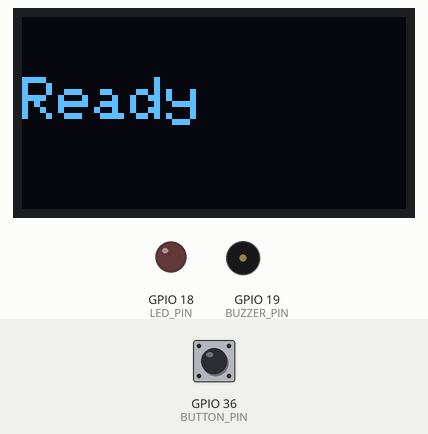
Recording of a program running on a simulated ESP32. Parts: 128×64 one-colour display, output pins drawn as LEDs (lit = HIGH), buzzer (waves = sounding). The test bench sets the inputs (shaded band); at power-on: GPIO 36 (BUTTON_PIN) LOW.

Above: at 1.2 s.
1.3 s: GPIO 36 (BUTTON_PIN) pulled HIGH for 3.2 s
At 5.3 s:
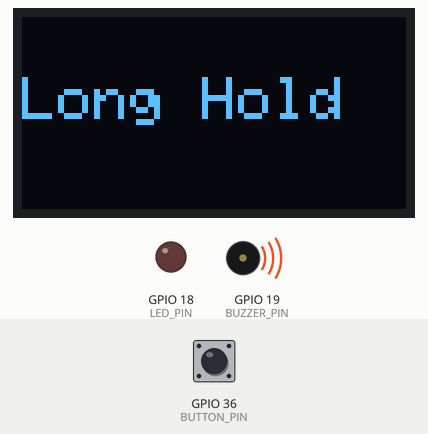
7.5 s: GPIO 36 (BUTTON_PIN) pulled HIGH for 0.15 s
At 8.2 s:
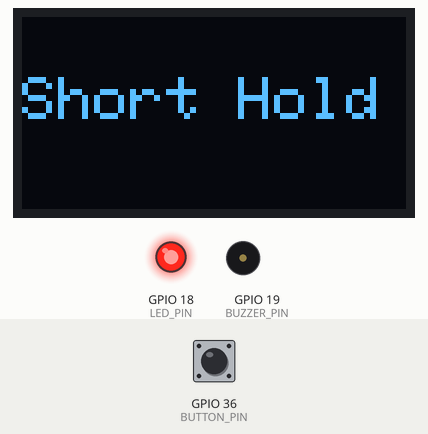
9.1 s: GPIO 36 (BUTTON_PIN) pulled HIGH for 3.2 s
At 13.6 s:
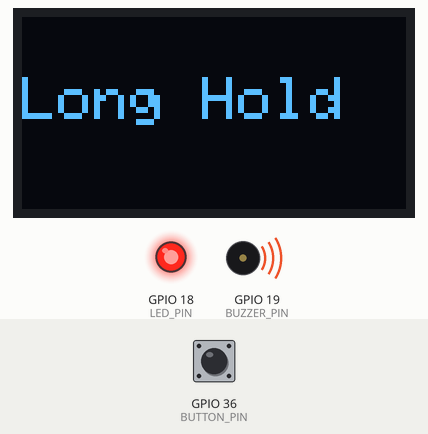
15.3 s: GPIO 36 (BUTTON_PIN) pulled HIGH for 1 s
At 16.6 s:
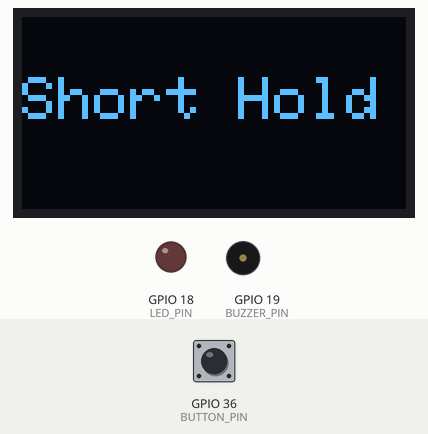
Timing chart, 0 to 18.3 s (numbered marks = the images above; inputs shaded):
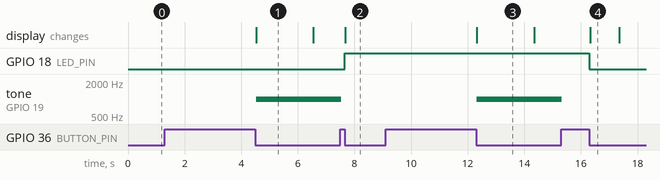

Measured:
- after the input at 1.3 s, tone on GPIO 19 (BUZZER_PIN): silent → 1000 Hz after 3.2 s; the display: changes after 3.2 s (image 1)
- after the input at 7.5 s, GPIO 18 (LED_PIN): LOW → HIGH after 0.15 s; the display: changes after 0.18 s (image 2)
- after the input at 9.1 s, tone on GPIO 19 (BUZZER_PIN): silent → 1000 Hz after 3.2 s; the display: changes after 3.2 s (image 3)
- after the input at 15.3 s, GPIO 18 (LED_PIN): HIGH → LOW after 1.0 s; the display: changes after 1.0 s (image 4)
- what the display in image 1 shows lasts 2.1 s, from 4.5 s to 6.6 s
- what the display in image 4 shows lasts 1.1 s, from 16.3 s to 17.4 s

The program:

main.cpp
```cpp
//Meerab Zahra
//23-NTU-CS-1049
//Assignment1Q3_PartB

#include <Arduino.h>
#include <Wire.h>
#include <Adafruit_GFX.h>
#include <Adafruit_SSD1306.h>

// OLED setup
#define SCREEN_WIDTH 128
#define SCREEN_HEIGHT 64
Adafruit_SSD1306 display(SCREEN_WIDTH, SCREEN_HEIGHT, &Wire, -1);

// Pin definitions
#define BUTTON_PIN 36
#define LED_PIN 18
#define BUZZER_PIN 19

// Variables
bool ledState = false;
unsigned long pressStart = 0;
bool buttonPressed = false;

void setup() {
  pinMode(BUTTON_PIN, INPUT);   // external pull-down or use INPUT_PULLUP
  pinMode(LED_PIN, OUTPUT);
  pinMode(BUZZER_PIN, OUTPUT);

  // OLED init
  if (!display.begin(SSD1306_SWITCHCAPVCC, 0x3C)) for(;;);
  display.clearDisplay();
  display.setTextSize(2);
  display.setTextColor(SSD1306_WHITE);
  display.setCursor(0, 20);
  display.print("Ready");
  display.display();
}

void loop() {
  int buttonState = digitalRead(BUTTON_PIN);

  // When button is pressed
  if (buttonState == HIGH && !buttonPressed) {
    buttonPressed = true;
    pressStart = millis();  // mark time
  }

  // When button is released
  if (buttonState == LOW && buttonPressed) {
    unsigned long pressDuration = millis() - pressStart;
    buttonPressed = false;

    if (pressDuration < 1500) {
      // Short press → Toggle LED
      ledState = !ledState;
      digitalWrite(LED_PIN, ledState);

      display.clearDisplay();
      display.setTextSize(2);
      display.setCursor(0, 20);

      if (ledState) {
        // LED turned ON
        display.print("Short Hold");
        display.display();
      } else {
        // LED turned OFF
        display.print("Short Hold");
        display.display();
        delay(1000);

        display.clearDisplay();
        display.setTextSize(2);
        display.setCursor(0, 20);
        display.print("Ready");
        display.display();
      }

    } else {
      // Long press → Play buzzer tone
      display.clearDisplay();
      display.setTextSize(2);
      display.setCursor(0, 20);
      display.print("Long Hold");
      display.display();

      tone(BUZZER_PIN, 1000, 3000); // buzzer ON for 3 seconds
      delay(2000);                  // wait until buzzer finishes

      // After buzzer stops, return to "Ready"
      display.clearDisplay();
      display.setTextSize(2);
      display.setCursor(0, 20);
      display.print("Ready");
      display.display();
    }
  }
}
```
